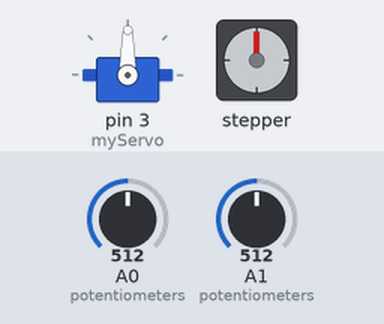
Simulated run of this sketch. Board: Arduino Uno, built with avr-gcc and run on an emulated ATmega328P. Parts: servo, stepper motor. The inputs (shaded band) are chosen by the test bench; at power-on: A0 (potentiometers) = 512, A1 (potentiometers) = 512. Stepper angles assume 4096 steps per turn.

Above: at 1.2 s.
1.3 s: A0 (potentiometers) set to 591
2.8 s: A0 (potentiometers) set to 613
At 2.95 s:
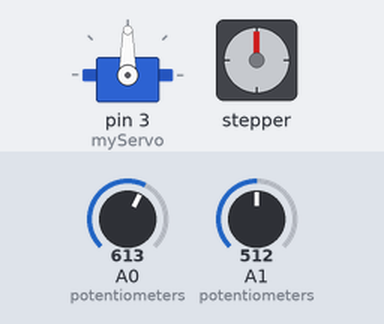
5.8 s: A1 (potentiometers) set to 610
At 5.95 s:
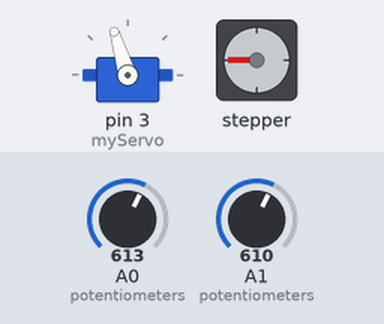
8.8 s: A1 (potentiometers) set to 511
At 8.95 s:
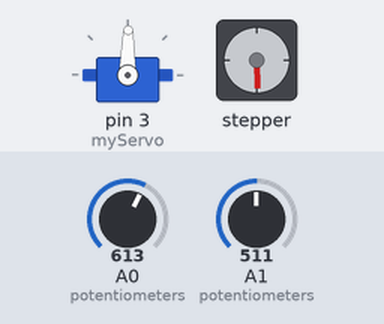
11.8 s: A1 (potentiometers) set to 390
At 11.95 s:
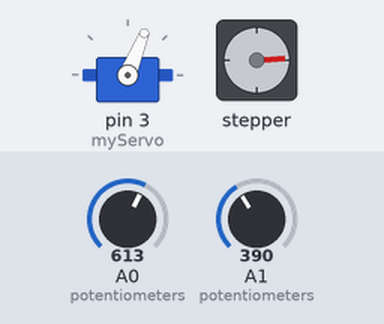
14.8 s: A1 (potentiometers) set to 306
At 14.96 s:
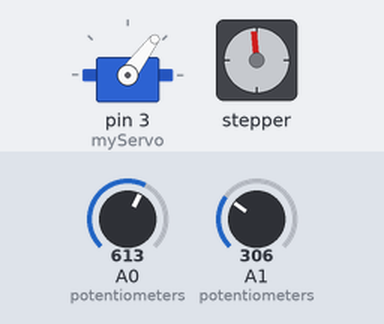
Timing chart, 0 to 20.8 s (numbered marks = the images above; inputs shaded):
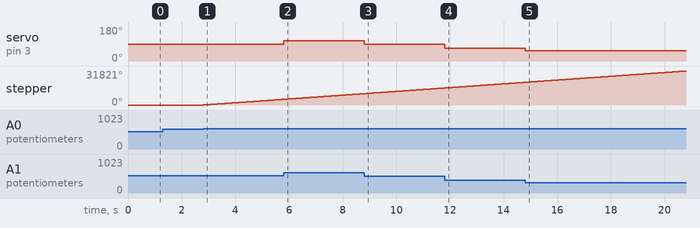

The sketch:

arm_upper.ino
```cpp
#include <Servo.h>
#include <Stepper.h>

Servo myServo;

#define stepsPerRevolution 4096 // the number of steps in one revolution of motor (28BYJ-48)

Stepper stepper(stepsPerRevolution, 8, 10, 9, 11); //a1,a2,a3,a4
 int potState = 0;
 int sensorvalue;
void setup() {
 pinMode(A1,INPUT);
  pinMode(3,OUTPUT);
  myServo.attach(3);

}

void loop() {

  sensorvalue = analogRead(A1); //reads the values from the potentiometers
  sensorvalue = map(sensorvalue, 0, 1023, 0, 180);
  myServo.write(sensorvalue); //writes to servo

 potState = analogRead(A0); //reads the values from the potentiometers


 if (potState > 600){  //code below controls movement
    stepper.step(10);


  if (potState < 400){
    stepper.step(-10);
  }
 } }
```

Measured:
- the behaviour switches between 600 and 601 on A0 (potentiometers) (found by bisection; images 0 and 1)
- after the input at 1.3 s, every drawn part: stays the same
- after the input at 2.8 s, stepper: keeps turning clockwise at about 1768°/s, starting at once
- after the input at 5.8 s, servo on pin 3 (myServo): 90° → 107° at once
- after the input at 8.8 s, servo on pin 3 (myServo): 107° → 89° at once
- after the input at 11.8 s, servo on pin 3 (myServo): 89° → 68° at once
- after the input at 14.8 s, servo on pin 3 (myServo): 68° → 53° at once
